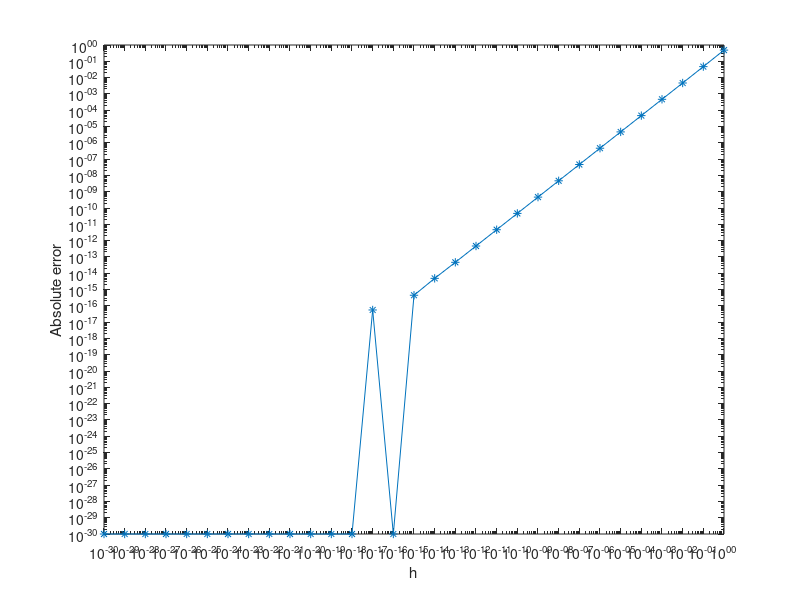

MATLAB code to generate this figure:

x0 = 1.2;
fp = cos(x0);
i = -30:1:0;
h = 10.^i;
#Calculando o erro com a nossa nova definição de derivada
#{
  f(x0 + h) - f(x0) = sin(x0 + h) - sin(x0) =
  2*cos((x0 + h + x0)/2)*sin((x0 + h - x0)/2) = 2*cos(x0 + h/2)*sin(h/2)
#}
err = abs((fp - (2*cos(x0 + h/2).*sin(h/2))./h));

#{
  Aqui eu tive que lidar com um problema:
  A partir do h < 10^-16 o erro estava sendo == 0
  O que é ótimo!
  Mas, obtiamos um warning, pois o 0 não é representado no grafico loglog
  Então, apenas para a visualização gráfica ficar mais interessante,
  quando o erro for 0, vamos colocar na base do gráfico (1e-20) 
#}
for i = (1: 1: 30);
  if(err(i) == 0) 
    err(i) = 1e-30;
  endif
endfor
   
loglog (h,err,'-*');
xlabel('h')
ylabel('Absolute error')
axis([10^(-30) 1 10^(-30) 1])
